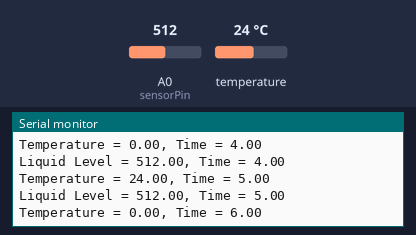
The sketch below on a simulated Arduino Uno, built with avr-gcc and run on an emulated ATmega328P. On the bench: the last lines printed to the serial monitor. The test bench sets the inputs (shaded band); at power-on: A0 (sensorPin) = 512, temperature 24 °C.

Above: at 6.5 s.
6.6 s: A0 (sensorPin) set to 110
At 6.6 s:
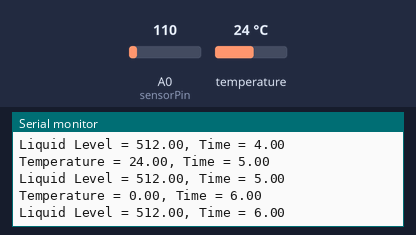
11.4 s: A0 (sensorPin) set to 93
At 12.5 s:
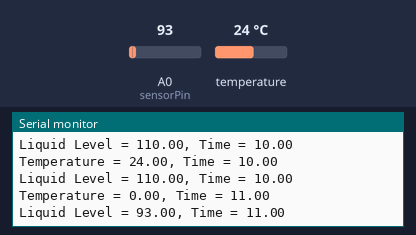
Timing chart, 0 to 13.9 s (numbered marks = the images above; inputs shaded):
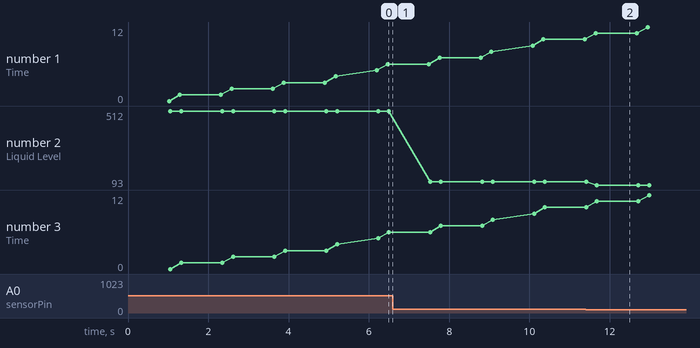

Measured:
- after the input at 11.4 s, the serial monitor: prints a new line after 0.28 s (image 2)
- plotted number 2: 512 → 110 after the input at 6.6 s, 110 → 93 after the input at 11.4 s

The sketch:

serwer.ino
```cpp
#include <OneWire.h>

OneWire  ds(6); // temperature sensor on pin 6
const int sensorPin= 0; // liquid sensor on pin A0
int liquid_level;
float time;

void setup() {
  Serial.begin(9600);
  pinMode(sensorPin, INPUT);//the liquid level sensor will be an input to the arduino

}

float level(){
  liquid_level= analogRead(sensorPin); //arduino reads the value from the liquid level sensor
  return liquid_level;
}

float temperature(){

    byte i;
    byte present = 0;
    byte type_s;
    byte data[12];
    byte addr[8];
    float celsius;

  if ( !ds.search(addr)) {
    ds.reset_search();
    delay(250);
    return;
  }

  type_s = 0;
  ds.reset();
  ds.select(addr);
  ds.write(0x44, 1);        // start conversion, with parasite power on at the end

  delay(1000);     // maybe 750ms is enough, maybe not


  present = ds.reset();
  ds.select(addr);
  ds.write(0xBE);         // Read Scratchpad


  for ( i = 0; i < 9; i++) {           // we need 9 bytes
    data[i] = ds.read();
  }

  int16_t raw = (data[1] << 8) | data[0];
  if (type_s) {
    raw = raw << 3; // 9 bit resolution default
    if (data[7] == 0x10) {
      raw = (raw & 0xFFF0) + 12 - data[6];
    }
  } else {
    byte cfg = (data[4] & 0x60);
    if (cfg == 0x00) raw = raw & ~7;  // 9 bit resolution, 93.75 ms
    else if (cfg == 0x20) raw = raw & ~3; // 10 bit res, 187.5 ms
    else if (cfg == 0x40) raw = raw & ~1; // 11 bit res, 375 ms
    //// default is 12 bit resolution, 750 ms conversion time
  }
  celsius = (float)raw / 16.0;
  return celsius;
}


void loop() {
  time = millis()/1000;
  float temp = temperature();
  float liq_level = level();

  Serial.print("Temperature = ");
  Serial.print(temp);
  Serial.print(", Time = ");
  Serial.println(time);
  Serial.print("Liquid Level = ");
  Serial.print(liq_level);
  Serial.print(", Time = ");
  Serial.println(time);

}
```
